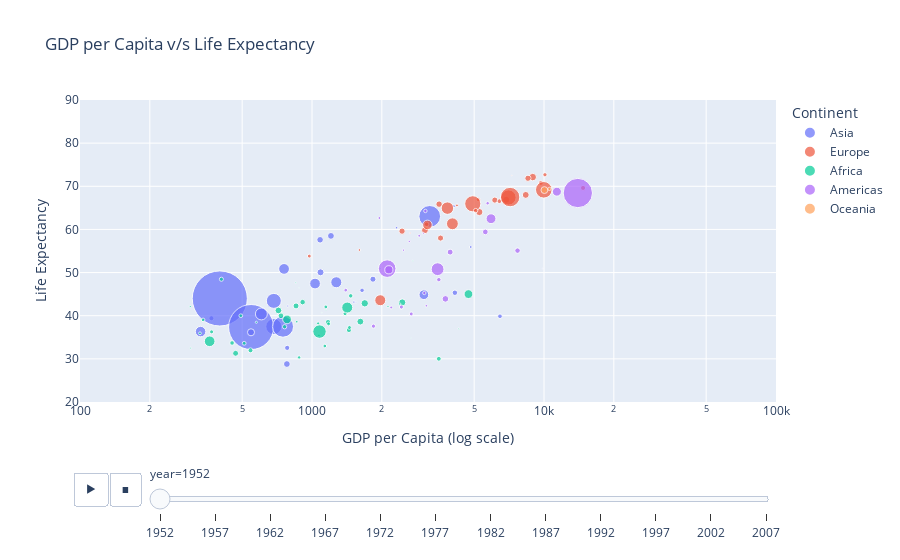

Here is the notebook cell this chart was saved with:
### Code cell
# c & d) Create interactive bubble chart with animation control for years
fig = px.scatter(gm, x="gdpPercap", y="lifeExp",size="pop", color="continent",hover_name="country",animation_frame="year", animation_group="country",
    size_max=60, log_x=True,range_x=[100,100000],range_y=[20,90],title="GDP per Capita v/s Life Expectancy"
)
fig.update_layout(xaxis_title="GDP per Capita (log scale)", yaxis_title="Life Expectancy", legend_title="Continent")
fig.show()

### Figure 1 — Plotly figure (JSON) as saved in the notebook; plotly's stock layout.template omitted (floating-point values rounded to 4 significant figures)
{"data": [{"hovertemplate": "<b>%{hovertext}</b><br><br>continent=Asia<br>year=1952<br>gdpPercap=%{x}<br>lifeExp=%{y}<br>pop=%{marker.size}<extra></extra>", "hovertext": ["Afghanistan", "Bahrain", "Bangladesh", "Cambodia", "China", "Hong Kong, China", "India", "Indonesia", "Iran", "Iraq", "Israel", "Japan", "Jordan", "Korea, Dem. Rep.", "Korea, Rep.", "Kuwait", "Lebanon", "Malaysia", "Mongolia", "Myanmar", "Nepal", "Oman", "Pakistan", "Philippines", "Saudi Arabia", "Singapore", "Sri Lanka", "Syria", "Taiwan", "Thailand", "Vietnam", "West Bank and Gaza", "Yemen, Rep."], "ids": ["Afghanistan", "Bahrain", "Bangladesh", "Cambodia", "China", "Hong Kong, China", "India", "Indonesia", "Iran", "Iraq", "Israel", "Japan", "Jordan", "Korea, Dem. Rep.", "Korea, Rep.", "Kuwait", "Lebanon", "Malaysia", "Mongolia", "Myanmar", "Nepal", "Oman", "Pakistan", "Philippines", "Saudi Arabia", "Singapore", "Sri Lanka", "Syria", "Taiwan", "Thailand", "Vietnam", "West Bank and Gaza", "Yemen, Rep."], "legendgroup": "Asia", "marker": {"color": "#636efa", "size": [8425333, 120447, 46886859, 4693836, 556263527, 2125900, 372000000, 82052000, 17272000, 5441766, 1620914, 86459025, 607914, 8865488, 20947571, 160000, 1439529, 6748378, 800663, 20092996, 9182536, 507833, 41346560, 22438691, 4005677, 1127000, 7982342, 3661549, 8550362, 21289402, 26246839, 1030585, 4963829], "sizemode": "area", "sizeref": 366300.0, "symbol": "circle"}, "mode": "markers", "name": "Asia", "orientation": "v", "showlegend": true, "type": "scatter", "x": [779.4, 9867.0, 684.2, 368.5, 400.4, 3054.0, 546.6, 749.7, 3035.0, 4130.0, 4087.0, 3217.0, 1547.0, 1088.0, 1031.0, 108400.0, 4835.0, 1831.0, 786.6, 331, 545.9, 1828.0, 684.6, 1273.0, 6460.0, 2315.0, 1084.0, 1643.0, 1207.0, 757.8, 605.1, 1516.0, 781.7], "xaxis": "x", "y": [28.8, 50.94, 37.48, 39.42, 44, 60.96, 37.37, 37.47, 44.87, 45.32, 65.39, 63.03, 43.16, 50.06, 47.45, 55.56, 55.93, 48.46, 42.24, 36.32, 36.16, 37.58, 43.44, 47.75, 39.88, 60.4, 57.59, 45.88, 58.5, 50.85, 40.41, 43.16, 32.55], "yaxis": "y"}, {"hovertemplate": "<b>%{hovertext}</b><br><br>continent=Europe<br>year=1952<br>gdpPercap=%{x}<br>lifeExp=%{y}<br>pop=%{marker.size}<extra></extra>", "hovertext": ["Albania", "Austria", "Belgium", "Bosnia and Herzegovina", "Bulgaria", "Croatia", "Czech Republic", "Denmark", "Finland", "France", "Germany", "Greece", "Hungary", "Iceland", "Ireland", "Italy", "Montenegro", "Netherlands", "Norway", "Poland", "Portugal", "Romania", "Serbia", "Slovak Republic", "Slovenia", "Spain", "Sweden", "Switzerland", "Turkey", "United Kingdom"], "ids": ["Albania", "Austria", "Belgium", "Bosnia and Herzegovina", "Bulgaria", "Croatia", "Czech Republic", "Denmark", "Finland", "France", "Germany", "Greece", "Hungary", "Iceland", "Ireland", "Italy", "Montenegro", "Netherlands", "Norway", "Poland", "Portugal", "Romania", "Serbia", "Slovak Republic", "Slovenia", "Spain", "Sweden", "Switzerland", "Turkey", "United Kingdom"], "legendgroup": "Europe", "marker": {"color": "#EF553B", "size": [1282697, 6927772, 8730405, 2791000, 7274900, 3882229, 9125183, 4334000, 4090500, 42459667, 69145952, 7733250, 9504000, 147962, 2952156, 47666000, 413834, 10381988, 3327728, 25730551, 8526050, 16630000, 6860147, 3558137, 1489518, 28549870, 7124673, 4815000, 22235677, 50430000], "sizemode": "area", "sizeref": 366300.0, "symbol": "circle"}, "mode": "markers", "name": "Europe", "orientation": "v", "showlegend": true, "type": "scatter", "x": [1601.0, 6137.0, 8343.0, 973.5, 2444.0, 3119.0, 6876.0, 9692.0, 6425.0, 7030.0, 7144.0, 3531.0, 5264.0, 7268.0, 5210.0, 4931.0, 2648.0, 8942.0, 10100.0, 4029.0, 3068.0, 3145.0, 3581.0, 5075.0, 4215.0, 3834.0, 8528.0, 14730.0, 1969.0, 9980.0], "xaxis": "x", "y": [55.23, 66.8, 68, 53.82, 59.6, 61.21, 66.87, 70.78, 66.55, 67.41, 67.5, 65.86, 64.03, 72.49, 66.91, 65.94, 59.16, 72.13, 72.67, 61.31, 59.82, 61.05, 58.0, 64.36, 65.57, 64.94, 71.86, 69.62, 43.59, 69.18], "yaxis": "y"}, {"hovertemplate": "<b>%{hovertext}</b><br><br>continent=Africa<br>year=1952<br>gdpPercap=%{x}<br>lifeExp=%{y}<br>pop=%{marker.size}<extra></extra>", "hovertext": ["Algeria", "Angola", "Benin", "Botswana", "Burkina Faso", "Burundi", "Cameroon", "Central African Republic", "Chad", "Comoros", "Congo, Dem. Rep.", "Congo, Rep.", "Cote d'Ivoire", "Djibouti", "Egypt", "Equatorial Guinea", "Eritrea", "Ethiopia", "Gabon", "Gambia", "Ghana", "Guinea", "Guinea-Bissau", "Kenya", "Lesotho", "Liberia", "Libya", "Madagascar", "Malawi", "Mali", "Mauritania", "Mauritius", "Morocco", "Mozambique", "Namibia", "Niger", "Nigeria", "Reunion", "Rwanda", "Sao Tome and Principe", "Senegal", "Sierra Leone", "Somalia", "South Africa", "Sudan", "Swaziland", "Tanzania", "Togo", "Tunisia", "Uganda", "Zambia", "Zimbabwe"], "ids": ["Algeria", "Angola", "Benin", "Botswana", "Burkina Faso", "Burundi", "Cameroon", "Central African Republic", "Chad", "Comoros", "Congo, Dem. Rep.", "Congo, Rep.", "Cote d'Ivoire", "Djibouti", "Egypt", "Equatorial Guinea", "Eritrea", "Ethiopia", "Gabon", "Gambia", "Ghana", "Guinea", "Guinea-Bissau", "Kenya", "Lesotho", "Liberia", "Libya", "Madagascar", "Malawi", "Mali", "Mauritania", "Mauritius", "Morocco", "Mozambique", "Namibia", "Niger", "Nigeria", "Reunion", "Rwanda", "Sao Tome and Principe", "Senegal", "Sierra Leone", "Somalia", "South Africa", "Sudan", "Swaziland", "Tanzania", "Togo", "Tunisia", "Uganda", "Zambia", "Zimbabwe"], "legendgroup": "Africa", "marker": {"color": "#00cc96", "size": [9279525, 4232095, 1738315, 442308, 4469979, 2445618, 5009067, 1291695, 2682462, 153936, 14100005, 854885, 2977019, 63149, 22223309, 216964, 1438760, 20860941, 420702, 284320, 5581001, 2664249, 580653, 6464046, 748747, 863308, 1019729, 4762912, 2917802, 3838168, 1022556, 516556, 9939217, 6446316, 485831, 3379468, 33119096, 257700, 2534927, 60011, 2755589, 2143249, 2526994, 14264935, 8504667, 290243, 8322925, 1219113, 3647735, 5824797, 2672000, 3080907], "sizemode": "area", "sizeref": 366300.0, "symbol": "circle"}, "mode": "markers", "name": "Africa", "orientation": "v", "showlegend": true, "type": "scatter", "x": [2449.0, 3521.0, 1063.0, 851.2, 543.3, 339.3, 1173.0, 1071.0, 1179.0, 1103.0, 780.5, 2126.0, 1389.0, 2670.0, 1419.0, 375.6, 328.9, 362.1, 4293.0, 485.2, 911.3, 510.2, 299.9, 853.5, 298.8, 575.6, 2388.0, 1443.0, 369.2, 452.3, 743.1, 1968.0, 1688.0, 468.5, 2424.0, 761.9, 1077.0, 2719.0, 493.3, 879.6, 1450.0, 879.8, 1136.0, 4725.0, 1616.0, 1148.0, 716.7, 859.8, 1468.0, 734.8, 1147.0, 406.9], "xaxis": "x", "y": [43.08, 30.02, 38.22, 47.62, 31.98, 39.03, 38.52, 35.46, 38.09, 40.72, 39.14, 42.11, 40.48, 34.81, 41.89, 34.48, 35.93, 34.08, 37.0, 30, 43.15, 33.61, 32.5, 42.27, 42.14, 38.48, 42.72, 36.68, 36.26, 33.69, 40.54, 50.99, 42.87, 31.29, 41.73, 37.44, 36.32, 52.72, 40, 46.47, 37.28, 30.33, 32.98, 45.01, 38.63, 41.41, 41.22, 38.6, 44.6, 39.98, 42.04, 48.45], "yaxis": "y"}, {"hovertemplate": "<b>%{hovertext}</b><br><br>continent=Americas<br>year=1952<br>gdpPercap=%{x}<br>lifeExp=%{y}<br>pop=%{marker.size}<extra></extra>", "hovertext": ["Argentina", "Bolivia", "Brazil", "Canada", "Chile", "Colombia", "Costa Rica", "Cuba", "Dominican Republic", "Ecuador", "El Salvador", "Guatemala", "Haiti", "Honduras", "Jamaica", "Mexico", "Nicaragua", "Panama", "Paraguay", "Peru", "Puerto Rico", "Trinidad and Tobago", "United States", "Uruguay", "Venezuela"], "ids": ["Argentina", "Bolivia", "Brazil", "Canada", "Chile", "Colombia", "Costa Rica", "Cuba", "Dominican Republic", "Ecuador", "El Salvador", "Guatemala", "Haiti", "Honduras", "Jamaica", "Mexico", "Nicaragua", "Panama", "Paraguay", "Peru", "Puerto Rico", "Trinidad and Tobago", "United States", "Uruguay", "Venezuela"], "legendgroup": "Americas", "marker": {"color": "#ab63fa", "size": [17876956, 2883315, 56602560, 14785584, 6377619, 12350771, 926317, 6007797, 2491346, 3548753, 2042865, 3146381, 3201488, 1517453, 1426095, 30144317, 1165790, 940080, 1555876, 8025700, 2227000, 662850, 157553000, 2252965, 5439568], "sizemode": "area", "sizeref": 366300.0, "symbol": "circle"}, "mode": "markers", "name": "Americas", "orientation": "v", "showlegend": true, "type": "scatter", "x": [5911.0, 2677.0, 2109.0, 11370.0, 3940.0, 2144.0, 2627.0, 5587.0, 1398.0, 3522.0, 3048.0, 2428.0, 1840.0, 2195.0, 2899.0, 3478.0, 3112.0, 2480.0, 1952.0, 3759.0, 3082.0, 3023.0, 13990.0, 5717.0, 7690.0], "xaxis": "x", "y": [62.48, 40.41, 50.92, 68.75, 54.74, 50.64, 57.21, 59.42, 45.93, 48.36, 45.26, 42.02, 37.58, 41.91, 58.53, 50.79, 42.31, 55.19, 62.65, 43.9, 64.28, 59.1, 68.44, 66.07, 55.09], "yaxis": "y"}, {"hovertemplate": "<b>%{hovertext}</b><br><br>continent=Oceania<br>year=1952<br>gdpPercap=%{x}<br>lifeExp=%{y}<br>pop=%{marker.size}<extra></extra>", "hovertext": ["Australia", "New Zealand"], "ids": ["Australia", "New Zealand"], "legendgroup": "Oceania", "marker": {"color": "#FFA15A", "size": [8691212, 1994794], "sizemode": "area", "sizeref": 366300.0, "symbol": "circle"}, "mode": "markers", "name": "Oceania", "orientation": "v", "showlegend": true, "type": "scatter", "x": [10040.0, 10560.0], "xaxis": "x", "y": [69.12, 69.39], "yaxis": "y"}], "layout": {"legend": {"itemsizing": "constant", "title": {"text": "Continent"}, "tracegroupgap": 0}, "sliders": [{"active": 0, "currentvalue": {"prefix": "year="}, "len": 0.9, "pad": {"b": 10, "t": 60}, "steps": [{"args": [["1952"], {"frame": {"duration": 0, "redraw": false}, "fromcurrent": true, "mode": "immediate", "transition": {"duration": 0, "easing": "linear"}}], "label": "1952", "method": "animate"}, {"args": [["1957"], {"frame": {"duration": 0, "redraw": false}, "fromcurrent": true, "mode": "immediate", "transition": {"duration": 0, "easing": "linear"}}], "label": "1957", "method": "animate"}, {"args": [["1962"], {"frame": {"duration": 0, "redraw": false}, "fromcurrent": true, "mode": "immediate", "transition": {"duration": 0, "easing": "linear"}}], "label": "1962", "method": "animate"}, {"args": [["1967"], {"frame": {"duration": 0, "redraw": false}, "fromcurrent": true, "mode": "immediate", "transition": {"duration": 0, "easing": "linear"}}], "label": "1967", "method": "animate"}, {"args": [["1972"], {"frame": {"duration": 0, "redraw": false}, "fromcurrent": true, "mode": "immediate", "transition": {"duration": 0, "easing": "linear"}}], "label": "1972", "method": "animate"}, {"args": [["1977"], {"frame": {"duration": 0, "redraw": false}, "fromcurrent": true, "mode": "immediate", "transition": {"duration": 0, "easing": "linear"}}], "label": "1977", "method": "animate"}, {"args": [["1982"], {"frame": {"duration": 0, "redraw": false}, "fromcurrent": true, "mode": "immediate", "transition": {"duration": 0, "easing": "linear"}}], "label": "1982", "method": "animate"}, {"args": [["1987"], {"frame": {"duration": 0, "redraw": false}, "fromcurrent": true, "mode": "immediate", "transition": {"duration": 0, "easing": "linear"}}], "label": "1987", "method": "animate"}, {"args": [["1992"], {"frame": {"duration": 0, "redraw": false}, "fromcurrent": true, "mode": "immediate", "transition": {"duration": 0, "easing": "linear"}}], "label": "1992", "method": "animate"}, {"args": [["1997"], {"frame": {"duration": 0, "redraw": false}, "fromcurrent": true, "mode": "immediate", "transition": {"duration": 0, "easing": "linear"}}], "label": "1997", "method": "animate"}, {"args": [["2002"], {"frame": {"duration": 0, "redraw": false}, "fromcurrent": true, "mode": "immediate", "transition": {"duration": 0, "easing": "linear"}}], "label": "2002", "method": "animate"}, {"args": [["2007"], {"frame": {"duration": 0, "redraw": false}, "fromcurrent": true, "mode": "immediate", "transition": {"duration": 0, "easing": "linear"}}], "label": "2007", "method": "animate"}], "x": 0.1, "xanchor": "left", "y": 0, "yanchor": "top"}], "title": {"text": "GDP per Capita v/s Life Expectancy"}, "updatemenus": [{"buttons": [{"args": [null, {"frame": {"duration": 500, "redraw": false}, "fromcurrent": true, "mode": "immediate", "transition": {"duration": 500, "easing": "linear"}}], "label": "&#9654;", "method": "animate"}, {"args": [[null], {"frame": {"duration": 0, "redraw": false}, "fromcurrent": true, "mode": "immediate", "transition": {"duration": 0, "easing": "linear"}}], "label": "&#9724;", "method": "animate"}], "direction": "left", "pad": {"r": 10, "t": 70}, "showactive": false, "type": "buttons", "x": 0.1, "xanchor": "right", "y": 0, "yanchor": "top"}], "xaxis": {"anchor": "y", "domain": [0, 1], "range": [2, 5], "title": {"text": "GDP per Capita (log scale)"}, "type": "log"}, "yaxis": {"anchor": "x", "domain": [0, 1], "range": [20, 90], "title": {"text": "Life Expectancy"}}}}
